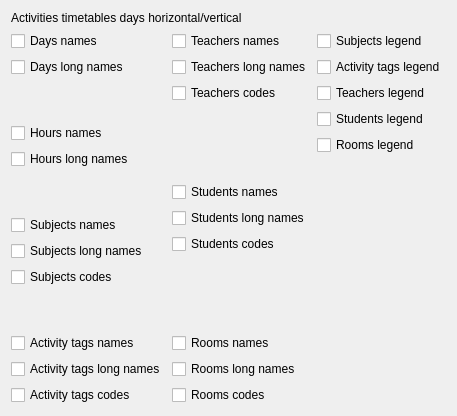
     <widget class="QWidget" name="tabWidgetPage20">
      <attribute name="title">
       <string>20</string>
      </attribute>
      <layout class="QGridLayout" name="gridLayout_21">
       <item row="0" column="0" colspan="3">
        <widget class="QLabel" name="label_20">
         <property name="text">
          <string>Activities timetables days horizontal/vertical</string>
         </property>
        </widget>
       </item>
       <item row="1" column="0">
        <layout class="QVBoxLayout" name="verticalLayout_33">
         <item>
          <widget class="QCheckBox" name="activitiesDaysHVDaysNamesCheckBox">
           <property name="text">
            <string>Days names</string>
           </property>
          </widget>
         </item>
         <item>
          <widget class="QCheckBox" name="activitiesDaysHVDaysLongNamesCheckBox">
           <property name="text">
            <string>Days long names</string>
           </property>
          </widget>
         </item>
         <item>
          <spacer name="verticalSpacer_84">
           <property name="orientation">
            <enum>Qt::Vertical</enum>
           </property>
           <property name="sizeHint" stdset="0">
            <size>
             <width>20</width>
             <height>40</height>
            </size>
           </property>
          </spacer>
         </item>
         <item>
          <widget class="QCheckBox" name="activitiesDaysHVHoursNamesCheckBox">
           <property name="text">
            <string>Hours names</string>
           </property>
          </widget>
         </item>
         <item>
          <widget class="QCheckBox" name="activitiesDaysHVHoursLongNamesCheckBox">
           <property name="text">
            <string>Hours long names</string>
           </property>
          </widget>
         </item>
         <item>
          <spacer name="verticalSpacer_85">
           <property name="orientation">
            <enum>Qt::Vertical</enum>
           </property>
           <property name="sizeHint" stdset="0">
            <size>
             <width>20</width>
             <height>40</height>
            </size>
           </property>
          </spacer>
         </item>
         <item>
          <widget class="QCheckBox" name="activitiesDaysHVSubjectsNamesCheckBox">
           <property name="text">
            <string>Subjects names</string>
           </property>
          </widget>
         </item>
         <item>
          <widget class="QCheckBox" name="activitiesDaysHVSubjectsLongNamesCheckBox">
           <property name="text">
            <string>Subjects long names</string>
           </property>
          </widget>
         </item>
         <item>
          <widget class="QCheckBox" name="activitiesDaysHVSubjectsCodesCheckBox">
           <property name="text">
            <string>Subjects codes</string>
           </property>
          </widget>
         </item>
         <item>
          <spacer name="verticalSpacer_86">
           <property name="orientation">
            <enum>Qt::Vertical</enum>
           </property>
           <property name="sizeHint" stdset="0">
            <size>
             <width>20</width>
             <height>40</height>
            </size>
           </property>
          </spacer>
         </item>
         <item>
          <widget class="QCheckBox" name="activitiesDaysHVActivityTagsNamesCheckBox">
           <property name="text">
            <string>Activity tags names</string>
           </property>
          </widget>
         </item>
         <item>
          <widget class="QCheckBox" name="activitiesDaysHVActivityTagsLongNamesCheckBox">
           <property name="text">
            <string>Activity tags long names</string>
           </property>
          </widget>
         </item>
         <item>
          <widget class="QCheckBox" name="activitiesDaysHVActivityTagsCodesCheckBox">
           <property name="text">
            <string>Activity tags codes</string>
           </property>
          </widget>
         </item>
        </layout>
       </item>
       <item row="1" column="1">
        <layout class="QVBoxLayout" name="verticalLayout_34">
         <item>
          <widget class="QCheckBox" name="activitiesDaysHVTeachersNamesCheckBox">
           <property name="text">
            <string>Teachers names</string>
           </property>
          </widget>
         </item>
         <item>
          <widget class="QCheckBox" name="activitiesDaysHVTeachersLongNamesCheckBox">
           <property name="text">
            <string>Teachers long names</string>
           </property>
          </widget>
         </item>
         <item>
          <widget class="QCheckBox" name="activitiesDaysHVTeachersCodesCheckBox">
           <property name="text">
            <string>Teachers codes</string>
           </property>
          </widget>
         </item>
         <item>
          <spacer name="verticalSpacer_87">
           <property name="orientation">
            <enum>Qt::Vertical</enum>
           </property>
           <property name="sizeHint" stdset="0">
            <size>
             <width>20</width>
             <height>40</height>
            </size>
           </property>
          </spacer>
         </item>
         <item>
          <widget class="QCheckBox" name="activitiesDaysHVStudentsNamesCheckBox">
           <property name="text">
            <string>Students names</string>
           </property>
          </widget>
         </item>
         <item>
          <widget class="QCheckBox" name="activitiesDaysHVStudentsLongNamesCheckBox">
           <property name="text">
            <string>Students long names</string>
           </property>
          </widget>
         </item>
         <item>
          <widget class="QCheckBox" name="activitiesDaysHVStudentsCodesCheckBox">
           <property name="text">
            <string>Students codes</string>
           </property>
          </widget>
         </item>
         <item>
          <spacer name="verticalSpacer_88">
           <property name="orientation">
            <enum>Qt::Vertical</enum>
           </property>
           <property name="sizeHint" stdset="0">
            <size>
             <width>20</width>
             <height>40</height>
            </size>
           </property>
          </spacer>
         </item>
         <item>
          <widget class="QCheckBox" name="activitiesDaysHVRoomsNamesCheckBox">
           <property name="text">
            <string>Rooms names</string>
           </property>
          </widget>
         </item>
         <item>
          <widget class="QCheckBox" name="activitiesDaysHVRoomsLongNamesCheckBox">
           <property name="text">
            <string>Rooms long names</string>
           </property>
          </widget>
         </item>
         <item>
          <widget class="QCheckBox" name="activitiesDaysHVRoomsCodesCheckBox">
           <property name="text">
            <string>Rooms codes</string>
           </property>
          </widget>
         </item>
        </layout>
       </item>
       <item row="1" column="2">
        <layout class="QVBoxLayout" name="verticalLayout_53">
         <item>
          <widget class="QCheckBox" name="activitiesDaysHVSubjectsLegendCheckBox">
           <property name="text">
            <string>Subjects legend</string>
           </property>
          </widget>
         </item>
         <item>
          <widget class="QCheckBox" name="activitiesDaysHVActivityTagsLegendCheckBox">
           <property name="text">
            <string>Activity tags legend</string>
           </property>
          </widget>
         </item>
         <item>
          <widget class="QCheckBox" name="activitiesDaysHVTeachersLegendCheckBox">
           <property name="text">
            <string>Teachers legend</string>
           </property>
          </widget>
         </item>
         <item>
          <widget class="QCheckBox" name="activitiesDaysHVStudentsLegendCheckBox">
           <property name="text">
            <string>Students legend</string>
           </property>
          </widget>
         </item>
         <item>
          <widget class="QCheckBox" name="activitiesDaysHVRoomsLegendCheckBox">
           <property name="text">
            <string>Rooms legend</string>
           </property>
          </widget>
         </item>
         <item>
          <spacer name="verticalSpacer_110">
           <property name="orientation">
            <enum>Qt::Vertical</enum>
           </property>
           <property name="sizeHint" stdset="0">
            <size>
             <width>20</width>
             <height>40</height>
            </size>
           </property>
          </spacer>
         </item>
        </layout>
       </item>
      </layout>
     </widget>
